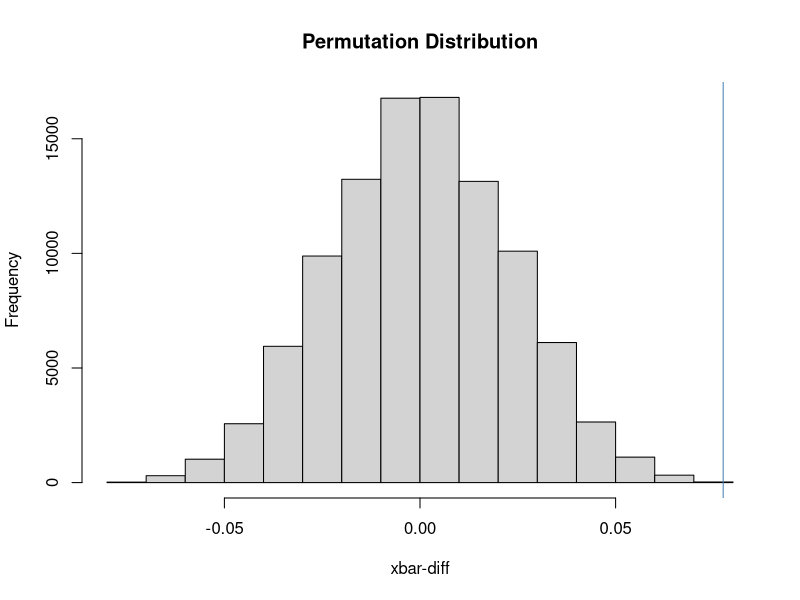

The R script that drew this image:
# Vectors containing the times of each swimmer. Ordering is critical
wetsuit <- c(1.57, 1.47, 1.42, 1.35, 1.22, 1.75, 1.64, 1.57, 1.56, 1.53, 1.49, 1.51)
none <- c(1.49, 1.37, 1.35, 1.27, 1.12, 1.64, 1.59, 1.52, 1.50, 1.45, 1.44, 1.41)

# Create a vector of the 12 paired differences
Diff <- wetsuit - none

# Calculate the observed test statistic, the mean of the paired differences
observed <-mean(Diff) 
observed

# Create a numeric vector size N to store the resampled paird differences
N <- 10^5-1
result <-numeric(N)

# For each pair, randomly assign the difference to be positive or negative.
# Then calculate the new mean of the paired differences
for (i in 1:N)
{
  Sign <-sample(c(-1,1), 12, replace=TRUE)
  Diff2 <- Sign*Diff
  result[i] <- mean(Diff2)
}

# Create a histogram of the permutation distribution
# And add a vertical line at the observed test statistic
hist(result,  xlab = "xbar-diff",
     main = "Permutation Distribution")
abline(v = observed, col = "steelblue")

# Calculate the P-value How likely is it to get samples with a difference
# in means as or more extreme than the observed test statistic
(sum(result >= observed) + 1)/(N+1)


